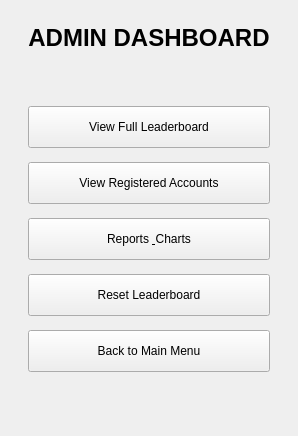
      <widget class="QWidget" name="page_admin_dashboard">
       <layout class="QVBoxLayout" name="layout_admin_dashboard">
        <property name="spacing">
         <number>14</number>
        </property>
        <property name="leftMargin">
         <number>28</number>
        </property>
        <property name="topMargin">
         <number>24</number>
        </property>
        <property name="rightMargin">
         <number>28</number>
        </property>
        <property name="bottomMargin">
         <number>24</number>
        </property>
        <item>
         <widget class="QLabel" name="lblAdminTitle">
          <property name="font">
           <font>
            <pointsize>18</pointsize>
            <bold>true</bold>
           </font>
          </property>
          <property name="text">
           <string>ADMIN DASHBOARD</string>
          </property>
          <property name="alignment">
           <set>Qt::AlignmentFlag::AlignCenter</set>
          </property>
          <property name="wordWrap">
           <bool>true</bool>
          </property>
          <property name="role" stdset="0">
           <string>pageTitle</string>
          </property>
         </widget>
        </item>
        <item>
         <spacer name="spacer_admin_top">
          <property name="orientation">
           <enum>Qt::Orientation::Vertical</enum>
          </property>
          <property name="sizeHint" stdset="0">
           <size>
            <width>20</width>
            <height>40</height>
           </size>
          </property>
         </spacer>
        </item>
        <item>
         <widget class="QPushButton" name="btnAdminViewLeaderboard">
          <property name="minimumSize">
           <size>
            <width>0</width>
            <height>42</height>
           </size>
          </property>
          <property name="cursor">
           <cursorShape>PointingHandCursor</cursorShape>
          </property>
          <property name="text">
           <string>View Full Leaderboard</string>
          </property>
          <property name="role" stdset="0">
           <string>secondary</string>
          </property>
         </widget>
        </item>
        <item>
         <widget class="QPushButton" name="btnAdminViewAccounts">
          <property name="minimumSize">
           <size>
            <width>0</width>
            <height>42</height>
           </size>
          </property>
          <property name="cursor">
           <cursorShape>PointingHandCursor</cursorShape>
          </property>
          <property name="text">
           <string>View Registered Accounts</string>
          </property>
          <property name="role" stdset="0">
           <string>secondary</string>
          </property>
         </widget>
        </item>
        <item>
         <widget class="QPushButton" name="btnAdminReports">
          <property name="minimumSize">
           <size>
            <width>0</width>
            <height>42</height>
           </size>
          </property>
          <property name="cursor">
           <cursorShape>PointingHandCursor</cursorShape>
          </property>
          <property name="text">
           <string>Reports &amp; Charts</string>
          </property>
          <property name="role" stdset="0">
           <string>primary</string>
          </property>
         </widget>
        </item>
        <item>
         <widget class="QPushButton" name="btnAdminReset">
          <property name="minimumSize">
           <size>
            <width>0</width>
            <height>42</height>
           </size>
          </property>
          <property name="cursor">
           <cursorShape>PointingHandCursor</cursorShape>
          </property>
          <property name="text">
           <string>Reset Leaderboard</string>
          </property>
          <property name="role" stdset="0">
           <string>danger</string>
          </property>
         </widget>
        </item>
        <item>
         <widget class="QPushButton" name="btnAdminBack">
          <property name="minimumSize">
           <size>
            <width>0</width>
            <height>42</height>
           </size>
          </property>
          <property name="cursor">
           <cursorShape>PointingHandCursor</cursorShape>
          </property>
          <property name="text">
           <string>Back to Main Menu</string>
          </property>
          <property name="role" stdset="0">
           <string>ghost</string>
          </property>
         </widget>
        </item>
        <item>
         <spacer name="spacer_admin_bottom">
          <property name="orientation">
           <enum>Qt::Orientation::Vertical</enum>
          </property>
          <property name="sizeHint" stdset="0">
           <size>
            <width>20</width>
            <height>40</height>
           </size>
          </property>
         </spacer>
        </item>
       </layout>
      </widget>
